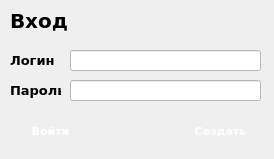
<?xml version="1.0" encoding="UTF-8"?>
<ui version="4.0">
 <class>Login</class>
 <widget class="QDialog" name="Login">
  <property name="geometry">
   <rect>
    <x>0</x>
    <y>0</y>
    <width>274</width>
    <height>159</height>
   </rect>
  </property>
  <property name="windowTitle">
   <string>Dialog</string>
  </property>
  <property name="styleSheet">
   <string notr="true"/>
  </property>
  <widget class="QLabel" name="label">
   <property name="geometry">
    <rect>
     <x>10</x>
     <y>10</y>
     <width>251</width>
     <height>21</height>
    </rect>
   </property>
   <property name="styleSheet">
    <string notr="true">font-size: 15pt;
font-family: Verdana, serif;
color: black;
font-weight: bold;</string>
   </property>
   <property name="text">
    <string>Вход</string>
   </property>
  </widget>
  <widget class="QLabel" name="label_2">
   <property name="geometry">
    <rect>
     <x>10</x>
     <y>50</y>
     <width>51</width>
     <height>21</height>
    </rect>
   </property>
   <property name="styleSheet">
    <string notr="true">font-size: 10pt;
font-family: Verdana, serif;
color: black;
font-weight: bold;</string>
   </property>
   <property name="text">
    <string>Логин</string>
   </property>
  </widget>
  <widget class="QLineEdit" name="login">
   <property name="geometry">
    <rect>
     <x>70</x>
     <y>50</y>
     <width>191</width>
     <height>21</height>
    </rect>
   </property>
   <property name="styleSheet">
    <string notr="true">background-color: rgb(255, 255, 255);
font-size: 10pt;</string>
   </property>
  </widget>
  <widget class="QLineEdit" name="password">
   <property name="geometry">
    <rect>
     <x>70</x>
     <y>80</y>
     <width>191</width>
     <height>21</height>
    </rect>
   </property>
   <property name="styleSheet">
    <string notr="true">background-color: rgb(255, 255, 255);
font-size: 10pt;</string>
   </property>
   <property name="text">
    <string/>
   </property>
  </widget>
  <widget class="QLabel" name="label_3">
   <property name="geometry">
    <rect>
     <x>10</x>
     <y>80</y>
     <width>51</width>
     <height>21</height>
    </rect>
   </property>
   <property name="styleSheet">
    <string notr="true">font-size: 10pt;
font-family: Verdana, serif;
color: black;
font-weight: bold;</string>
   </property>
   <property name="text">
    <string>Пароль</string>
   </property>
  </widget>
  <widget class="QPushButton" name="loginbutton">
   <property name="geometry">
    <rect>
     <x>10</x>
     <y>120</y>
     <width>81</width>
     <height>21</height>
    </rect>
   </property>
   <property name="styleSheet">
    <string notr="true">font-family: Verdana;
font-weight: bold;
font-size: 8pt;
border-radius: 10px;
color: white;</string>
   </property>
   <property name="text">
    <string>Войти</string>
   </property>
  </widget>
  <widget class="QPushButton" name="createaccbutton">
   <property name="geometry">
    <rect>
     <x>180</x>
     <y>120</y>
     <width>81</width>
     <height>21</height>
    </rect>
   </property>
   <property name="styleSheet">
    <string notr="true">font-family: Verdana;
font-weight: bold;
font-size: 8pt;
border-radius: 10px;
color: white;</string>
   </property>
   <property name="text">
    <string>Создать</string>
   </property>
  </widget>
 </widget>
 <resources/>
 <connections/>
</ui>
